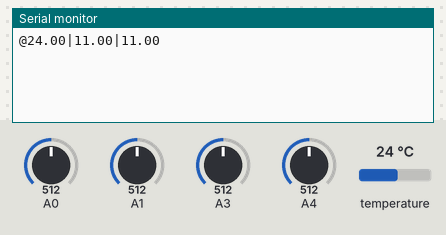
This sketch was run on a simulated Arduino Uno, built with avr-gcc and run on an emulated ATmega328P. Parts: the last lines printed to the serial monitor. The inputs (shaded band) are chosen by the test bench; at power-on: temperature 24 °C, A0 = 512, A1 = 512, A3 = 512, A4 = 512.

Above: at 1.7 s.
1.8 s: temperature set to 12 °C
At 3.1 s:
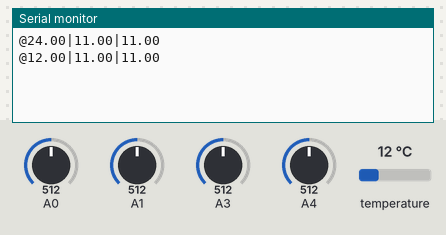
3.3 s: temperature set to 19 °C
At 5.0 s:
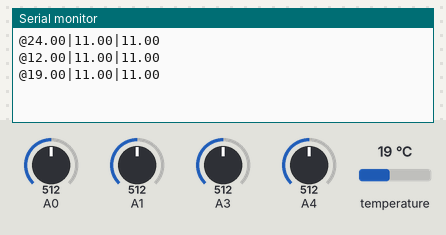
Timing chart, 0 to 6.5 s (numbered marks = the images above; inputs shaded):
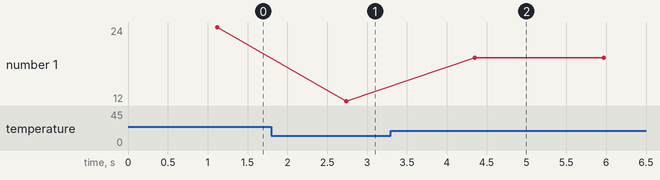

Measured:
- after the input at 1.8 s, the serial monitor: prints a new line after 0.94 s (image 1)
- after the input at 3.3 s, the serial monitor: prints a new line after 1.1 s (image 2)
- plotted number 1: 24 → 12 after the input at 1.8 s, 12 → 19 after the input at 3.3 s

The sketch:

main.ino
```cpp
#include <math.h>       // Conversion equation from resistance to %
#include<OneWire.h>

// Setting up format for reading 3 soil sensors
#define NUM_READS 10    // Number of sensor reads for filtering

const int pinTemp1 = 2;

long buffer[NUM_READS];
int index;
//const unsigned long tempo =600000; //10 minutos

const unsigned long tempo =1000; //10 minutos
/// @brief Structure to be used in percentage and resistance values matrix to be filtered (have to be in pairs)
typedef struct {
	int moisture; //!< Moisture
	long resistance; //!< Resistance
} values;

const long knownResistor = 4700;  // Constant value of known resistor in Ohms

int supplyVoltage;                // Measured supply voltage
int sensorVoltage;                // Measured sensor voltage

values valueOf[NUM_READS];        // Calculated moisture percentages and resistances to be sorted and filtered

int i;

void setup() {
  // initialize serial communications at 9600 bps:
  Serial.begin(115200);

  //
  pinMode(6, OUTPUT);
  pinMode(7, OUTPUT);


  pinMode(8, OUTPUT);
  pinMode(9, OUTPUT);

    delay(500);
}

void loop()
{
	String s = "@";
  //Serial.print("TEMPERATURA: ");
  double temperature = getTemp(pinTemp1);

  //Serial.println(temperature);
	s += String(temperature);
	s+= "|";
  //Serial.println();
  ////////////SENSOR 1 ////////////

	measure(6,7,1);
	//Serial.print ("\t");
	//Serial.println (average());
	long read1 = average();

	measure(7,6,0);
	//Serial.print ("\t");
	//Serial.println (average());
	long read2= average();

	long sensor1 = (read1 + read2)/2;

	//Serial.print ("resistance1 bias =" );
	//Serial.println (read1-read2);
	//Serial.print ("sensor 1 bias compensated value = ");
	//Serial.println (sensor1);
  //Serial.print("PRESSÃO 1: ");

  //Serial.println(getPressao(sensor1, temperature));
	s += String(getPressao(sensor1, temperature));
	s += "|";
  delay(500);


  ////////////SENSOR 2/ ///////////

  measure(9,8,4);   //9,8,4
  //Serial.print ("\t");
  //Serial.println (average());
  long read3 = average();

  measure(8,9,3);   //8,9,3
  //Serial.print ("\t");
  //Serial.println (average());
  long read4 = average();

  long sensor2 = (read3 + read4)/2;

  //Serial.print ("resistance2 bias =" );
  //Serial.println (read3-read4);
  //Serial.print ("sensor 2 bias compensated value = ");
  //Serial.println (sensor2);
  //Serial.print("PRESSÃO 2: ");
  //Serial.println(getPressao(sensor2, temperature));
	s += String(getPressao(sensor2, temperature));
	Serial.println(s);
  //Serial.println();


  delay(tempo);


}

double getPressao (double resistencia, double temperatura){
double pressao =0;
resistencia = resistencia/1000;

  if(resistencia <= 1)
    {
      pressao = -20*(resistencia*(1+(0.018*(temperatura-24)))-0.55);
    }
  if (resistencia >1 && resistencia <=8)
    {
      pressao = ((-3.213*resistencia)-4.093)/(1-(0.009733)-(0.01205*temperatura));
    }
  if (resistencia >8)
    {
      pressao= -2.246 - (5.239*resistencia*(1+(0.018*(temperatura-24))))-0.06756*pow(resistencia,2)*pow(1+(0.018*(temperatura-24)),2);

    }
    return pressao;

}

void measure (int phase_b, int phase_a, int analog_input)
{
	// read sensor, filter, and calculate resistance value
	// Noise filter: median filter

	for (i=0; i<NUM_READS; i++) {

		// Read 1 pair of voltage values
		digitalWrite(phase_a, HIGH);                 // set the voltage supply on
		delayMicroseconds(25);
		supplyVoltage = analogRead(analog_input);   // read the supply voltage
		delayMicroseconds(25);
		digitalWrite(phase_a, LOW);                  // set the voltage supply off
		delay(1);

		digitalWrite(phase_b, HIGH);                 // set the voltage supply on
		delayMicroseconds(25);
		sensorVoltage = analogRead(analog_input);   // read the sensor voltage
		delayMicroseconds(25);
		digitalWrite(phase_b, LOW);                  // set the voltage supply off

		// Calculate resistance
		// the 0.5 add-term is used to round to the nearest integer
		// Tip: no need to transform 0-1023 voltage value to 0-5 range, due to following fraction
		long resistance = (knownResistor * (supplyVoltage - sensorVoltage ) / sensorVoltage) ;

		delay(1);
		addReading(resistance);
		//Serial.print (resistance);
		//Serial.print ("\t");
	}
}


// Averaging algorithm
void addReading(long resistance)
{
	buffer[index] = resistance;
	index++;
	if (index >= NUM_READS) {
		index = 0;
	}
}

long average()
{
	long sum = 0;
	for (int i = 0; i < NUM_READS; i++) {
		sum += buffer[i];
	}
	return (long)(sum / NUM_READS);
}

float getTemp(int sensor){
    OneWire ds(sensor);


    byte data[12];
    byte addr[8];

    if ( !ds.search(addr)) {
    //no more sensors on chain, reset search
    ds.reset_search();

    return -1000;
    }

    if ( OneWire::crc8( addr, 7) != addr[7]) {
    Serial.println("CRC is not valid!");
    return -1000;
    }

    if ( addr[0] != 0x10 && addr[0] != 0x28) {
    Serial.print("Device is not recognized");
    return -1000;
    }

    ds.reset();
    ds.select(addr);
    ds.write(0x44,1);

    byte present = ds.reset();
    ds.select(addr);
    ds.write(0xBE);


    for (int i = 0; i < 9; i++) {
    data[i] = ds.read();
    }

    ds.reset_search();

    byte MSB = data[1];
    byte LSB = data[0];

    float TRead = ((MSB << 8) | LSB);
    float Temperature = TRead / 16;

    return Temperature;

}
```
